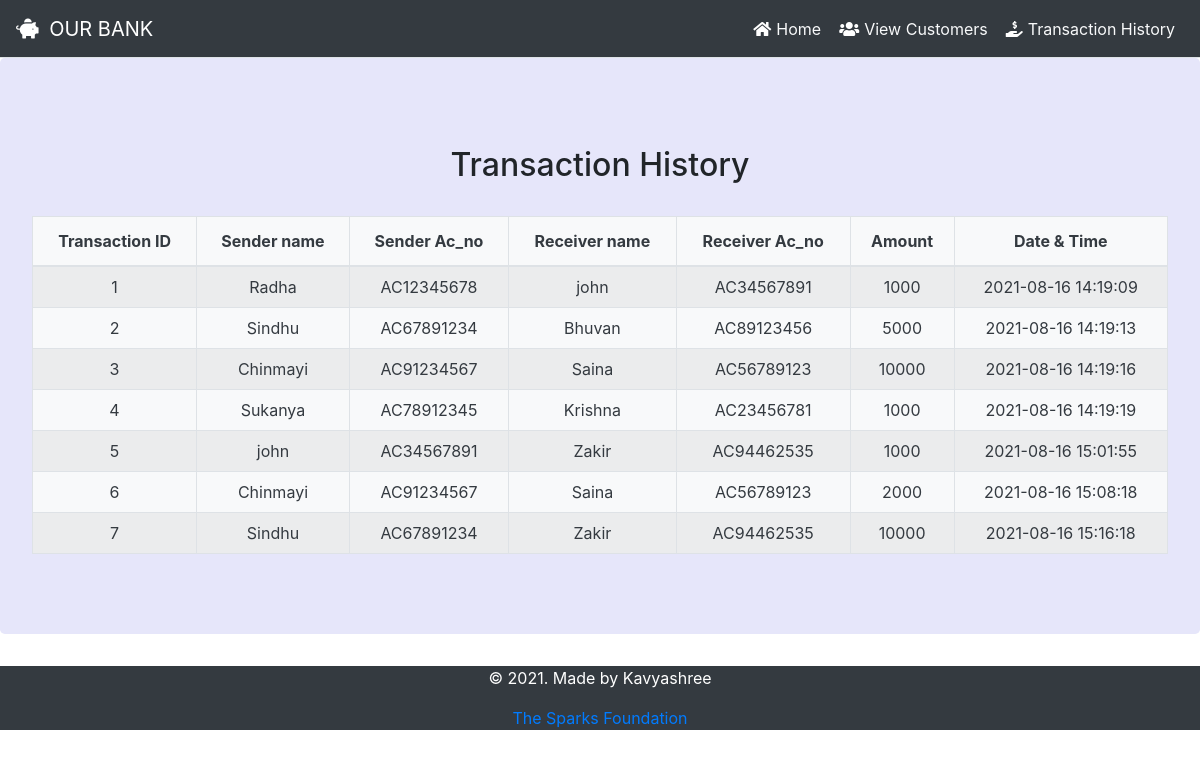
The page /history.php on the database its author committed.
### tables this page shows
CREATE TABLE `transfers` (
  `t_no` int(11) NOT NULL,
  `s_name` varchar(15) NOT NULL,
  `s_acc_no` varchar(25) NOT NULL,
  `r_name` varchar(15) NOT NULL,
  `r_acc_no` varchar(25) NOT NULL,
  `amount` float NOT NULL,
  `date_time` timestamp NOT NULL DEFAULT current_timestamp() ON UPDATE current_timestamp()
);

### history.php (the view, shortened to what this page needs)
<?php
 include 'sql_connect.php';
  require_once "./header.php";
  $sql ="select * from transfers";
  $query =mysqli_query($conn, $sql);
?>
<!DOCTYPE html>
<html>
    <head>
        <link rel="stylesheet" href="https://maxcdn.bootstrapcdn.com/bootstrap/4.0.0/css/bootstrap.min.css">
        <link rel="stylesheet" href="http://maxcdn.bootstrapcdn.com/font-awesome/4.3.0/css/font-awesome.min.css">
        <link rel="stylesheet" href="https://maxcdn.bootstrapcdn.com/bootstrap/4.5.2/css/bootstrap.min.css">
    </head>
</html>
<div class="jumbotron" style="background-color:lavender;">
        <h2 class="text-center pt-4">Transaction History </h2>
       <br>
       <div class="table-responsive-sm " >
        <table class=" container text-center table table-hover  table-striped table-condensed table-bordered  bg-light text-dark ">
        <thead>
            <tr>
                <th class="text-center">Transaction ID </th>
                <th class="text-center">Sender name</th>
                <th class="text-center">Sender Ac_no</th>
                <th class="text-center">Receiver name</th>
                <th class="text-center">Receiver Ac_no</th>
                <th class="text-center">Amount</th>
                <th class="text-center">Date & Time</th>
            </tr>
        </thead>
        <tbody>
        <?php
            while($rows = mysqli_fetch_assoc($query))
            {
        ?>
            <tr >
                <td class="py-2"><?php echo $rows['t_no']; ?></td>
                <td class="py-2"><?php echo $rows['s_name']; ?></td>
                <td class="py-2"><?php echo $rows['s_acc_no']; ?></td>
                <td class="py-2"><?php echo $rows['r_name']; ?></td>
                <td class="py-2"><?php echo $rows['r_acc_no']; ?> </td>
                <td class="py-2"><?php echo $rows['amount']; ?> </td>
                <td class="py-2"><?php echo $rows['date_time']; ?> </td>
            </tr>
        <?php
            }
        ?>
        </tbody>
    </table>
    </div>
</div>
<div >
<?php
    include "./footer.php";
?>

### rows shown on the page
transfers: t_no "1", s_name "Radha", s_acc_no "AC12345678", r_name "john", r_acc_no "AC34567891", amount "1000", date_time "2021-08-16 14:19:09"
transfers: t_no "2", s_name "Sindhu", s_acc_no "AC67891234", r_name "Bhuvan", r_acc_no "AC89123456", amount "5000", date_time "2021-08-16 14:19:13"
transfers: t_no "3", s_name "Chinmayi", s_acc_no "AC91234567", r_name "Saina", r_acc_no "AC56789123", amount "10000", date_time "2021-08-16 14:19:16"
transfers: t_no "4", s_name "Sukanya", s_acc_no "AC78912345", r_name "Krishna", r_acc_no "AC23456781", amount "1000", date_time "2021-08-16 14:19:19"
transfers: t_no "5", s_name "john", s_acc_no "AC34567891", r_name "Zakir", r_acc_no "AC94462535", amount "1000", date_time "2021-08-16 15:01:55"
transfers: t_no "6", s_name "Chinmayi", s_acc_no "AC91234567", r_name "Saina", r_acc_no "AC56789123", amount "2000", date_time "2021-08-16 15:08:18"
transfers: t_no "7", s_name "Sindhu", s_acc_no "AC67891234", r_name "Zakir", r_acc_no "AC94462535", amount "10000", date_time "2021-08-16 15:16:18"
